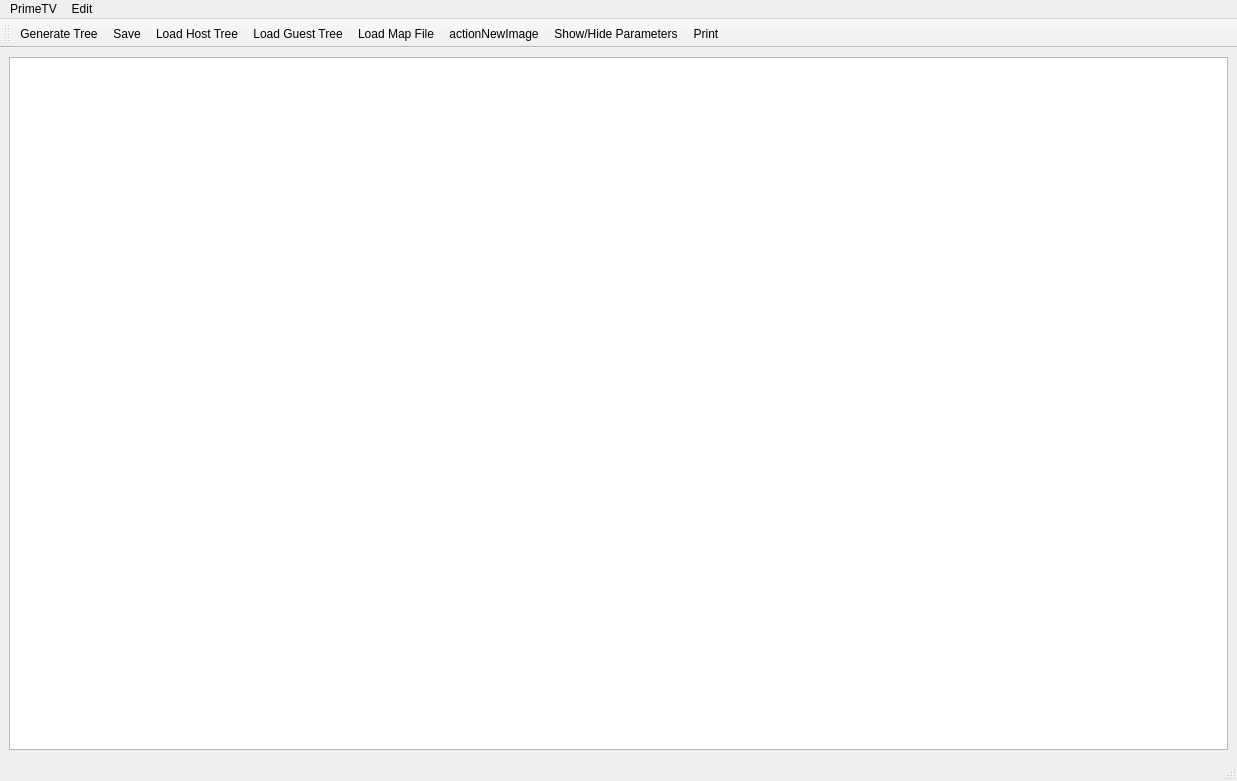
<?xml version="1.0" encoding="UTF-8"?>
<ui version="4.0">
 <class>MainWindow</class>
 <widget class="QMainWindow" name="MainWindow">
  <property name="geometry">
   <rect>
    <x>0</x>
    <y>0</y>
    <width>1237</width>
    <height>781</height>
   </rect>
  </property>
  <property name="windowTitle">
   <string>PrimeTV</string>
  </property>
  <widget class="QWidget" name="centralwidget">
   <property name="minimumSize">
    <size>
     <width>0</width>
     <height>694</height>
    </size>
   </property>
   <layout class="QVBoxLayout" name="verticalLayout">
    <item>
     <layout class="QHBoxLayout" name="horizontalLayout">
      <property name="spacing">
       <number>0</number>
      </property>
      <item>
       <widget class="GraphicView" name="view"/>
      </item>
     </layout>
    </item>
   </layout>
  </widget>
  <widget class="QMenuBar" name="menubar">
   <property name="geometry">
    <rect>
     <x>0</x>
     <y>0</y>
     <width>1237</width>
     <height>22</height>
    </rect>
   </property>
   <widget class="QMenu" name="menuPrimeTV">
    <property name="title">
     <string>PrimeTV</string>
    </property>
    <addaction name="actionLoad_Guest_Tree"/>
    <addaction name="actionLoad_Host_Tree"/>
    <addaction name="actionLoad_Map_File"/>
    <addaction name="actionGenerate_Tree"/>
    <addaction name="actionExit"/>
    <addaction name="actionSave"/>
   </widget>
   <widget class="QMenu" name="menuEdit">
    <property name="title">
     <string>Edit</string>
    </property>
    <addaction name="actionShow_Parameters"/>
    <addaction name="actionPrint"/>
    <addaction name="actionShow_LGT_Scenarios"/>
    <addaction name="actionSave_configuration"/>
    <addaction name="actionLoad_configuration"/>
    <addaction name="actionHelp"/>
    <addaction name="actionVersion"/>
   </widget>
   <addaction name="menuPrimeTV"/>
   <addaction name="menuEdit"/>
  </widget>
  <widget class="QStatusBar" name="statusbar"/>
  <widget class="QToolBar" name="toolBar">
   <property name="windowTitle">
    <string>toolBar</string>
   </property>
   <property name="toolButtonStyle">
    <enum>Qt::ToolButtonFollowStyle</enum>
   </property>
   <property name="floatable">
    <bool>false</bool>
   </property>
   <attribute name="toolBarArea">
    <enum>TopToolBarArea</enum>
   </attribute>
   <attribute name="toolBarBreak">
    <bool>false</bool>
   </attribute>
   <addaction name="actionGenerate_Tree"/>
   <addaction name="actionSave"/>
   <addaction name="actionLoad_Host_Tree"/>
   <addaction name="actionLoad_Guest_Tree"/>
   <addaction name="actionLoad_Map_File"/>
   <addaction name="actionNewImage"/>
   <addaction name="actionShow_Parameters"/>
   <addaction name="actionPrint"/>
  </widget>
  <action name="actionLoad_Guest_Tree">
   <property name="icon">
    <iconset resource="../application.qrc">
     <normaloff>:/images/fileopen-256.png</normaloff>:/images/fileopen-256.png</iconset>
   </property>
   <property name="text">
    <string>Load Guest Tree</string>
   </property>
  </action>
  <action name="actionLoad_Host_Tree">
   <property name="icon">
    <iconset resource="../application.qrc">
     <normaloff>:/images/fileopen-256.png</normaloff>:/images/fileopen-256.png</iconset>
   </property>
   <property name="text">
    <string>Load Host Tree</string>
   </property>
  </action>
  <action name="actionGenerate_Tree">
   <property name="icon">
    <iconset resource="../application.qrc">
     <normaloff>:/images/button_blue_play.png</normaloff>:/images/button_blue_play.png</iconset>
   </property>
   <property name="text">
    <string>Generate Tree</string>
   </property>
  </action>
  <action name="actionExit">
   <property name="text">
    <string>Exit</string>
   </property>
  </action>
  <action name="actionSave">
   <property name="icon">
    <iconset resource="../application.qrc">
     <normaloff>:/images/filesave-48.png</normaloff>:/images/filesave-48.png</iconset>
   </property>
   <property name="text">
    <string>Save</string>
   </property>
  </action>
  <action name="actionLoad_Map_File">
   <property name="icon">
    <iconset resource="../application.qrc">
     <normaloff>:/images/fileopen-256.png</normaloff>:/images/fileopen-256.png</iconset>
   </property>
   <property name="text">
    <string>Load Map File</string>
   </property>
  </action>
  <action name="actionNewImage">
   <property name="icon">
    <iconset resource="../application.qrc">
     <normaloff>:/images/file-new-icon.png</normaloff>:/images/file-new-icon.png</iconset>
   </property>
   <property name="text">
    <string>actionNewImage</string>
   </property>
   <property name="toolTip">
    <string>Create a new Image</string>
   </property>
  </action>
  <action name="actionShow_Parameters">
   <property name="icon">
    <iconset resource="../application.qrc">
     <normaloff>:/images/Actions-format-indent-more-icon.png</normaloff>:/images/Actions-format-indent-more-icon.png</iconset>
   </property>
   <property name="text">
    <string>Show/Hide Parameters</string>
   </property>
   <property name="toolTip">
    <string>Show/Hide the parameters panel</string>
   </property>
  </action>
  <action name="actionHelp">
   <property name="text">
    <string>Help</string>
   </property>
  </action>
  <action name="actionVersion">
   <property name="text">
    <string>Version</string>
   </property>
  </action>
  <action name="actionSave_configuration">
   <property name="icon">
    <iconset resource="../application.qrc">
     <normaloff>:/images/filesave-48.png</normaloff>:/images/filesave-48.png</iconset>
   </property>
   <property name="text">
    <string>Save configuration</string>
   </property>
  </action>
  <action name="actionPrint">
   <property name="icon">
    <iconset resource="../application.qrc">
     <normaloff>:/images/print-printer-icone-7769-64.png</normaloff>:/images/print-printer-icone-7769-64.png</iconset>
   </property>
   <property name="text">
    <string>Print</string>
   </property>
  </action>
  <action name="actionShow_LGT_Scenarios">
   <property name="text">
    <string>Show LGT Scenarios</string>
   </property>
  </action>
  <action name="actionLoad_configuration">
   <property name="icon">
    <iconset resource="../application.qrc">
     <normaloff>:/images/print-printer-icone-7769-64.png</normaloff>:/images/print-printer-icone-7769-64.png</iconset>
   </property>
   <property name="text">
    <string>Load configuration</string>
   </property>
  </action>
 </widget>
 <customwidgets>
  <customwidget>
   <class>GraphicView</class>
   <extends>QGraphicsView</extends>
   <header>../src/gui/GraphicView.h</header>
  </customwidget>
 </customwidgets>
 <resources>
  <include location="../application.qrc"/>
 </resources>
 <connections/>
</ui>
